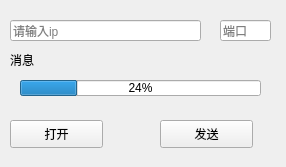
<?xml version="1.0" encoding="UTF-8"?>
<ui version="4.0">
 <class>widget</class>
 <widget class="QWidget" name="widget">
  <property name="geometry">
   <rect>
    <x>0</x>
    <y>0</y>
    <width>286</width>
    <height>167</height>
   </rect>
  </property>
  <property name="windowTitle">
   <string>Form</string>
  </property>
  <widget class="QPushButton" name="openButton">
   <property name="geometry">
    <rect>
     <x>10</x>
     <y>120</y>
     <width>93</width>
     <height>28</height>
    </rect>
   </property>
   <property name="text">
    <string>打开</string>
   </property>
  </widget>
  <widget class="QPushButton" name="sendButton">
   <property name="geometry">
    <rect>
     <x>160</x>
     <y>120</y>
     <width>93</width>
     <height>28</height>
    </rect>
   </property>
   <property name="text">
    <string>发送</string>
   </property>
  </widget>
  <widget class="QLabel" name="clientStatusLabel">
   <property name="geometry">
    <rect>
     <x>10</x>
     <y>50</y>
     <width>271</width>
     <height>20</height>
    </rect>
   </property>
   <property name="text">
    <string>消息</string>
   </property>
  </widget>
  <widget class="QProgressBar" name="clientProgressBar">
   <property name="geometry">
    <rect>
     <x>20</x>
     <y>80</y>
     <width>241</width>
     <height>16</height>
    </rect>
   </property>
   <property name="value">
    <number>24</number>
   </property>
  </widget>
  <widget class="QLineEdit" name="hostLineEdit">
   <property name="geometry">
    <rect>
     <x>10</x>
     <y>20</y>
     <width>191</width>
     <height>21</height>
    </rect>
   </property>
   <property name="placeholderText">
    <string>请输入ip</string>
   </property>
  </widget>
  <widget class="QLineEdit" name="portLineEdit">
   <property name="geometry">
    <rect>
     <x>220</x>
     <y>20</y>
     <width>51</width>
     <height>21</height>
    </rect>
   </property>
   <property name="placeholderText">
    <string>端口</string>
   </property>
  </widget>
 </widget>
 <resources/>
 <connections/>
</ui>
